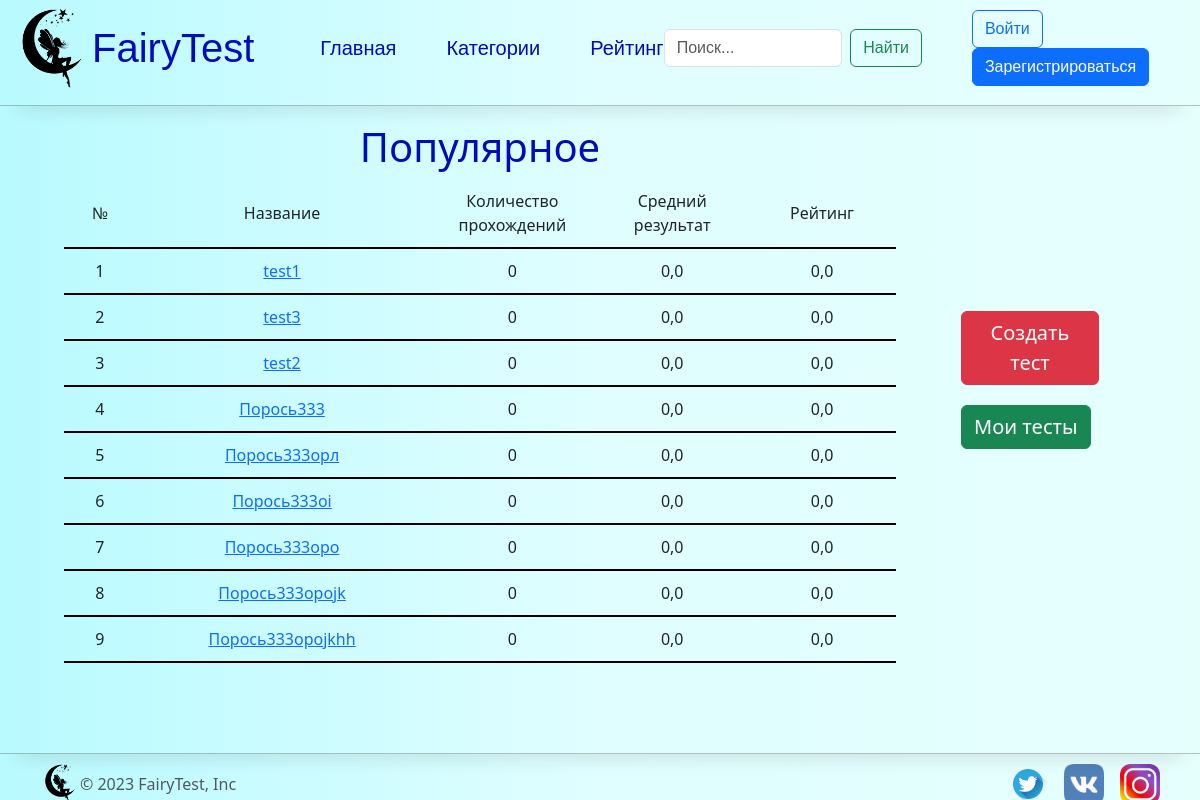
The app's page /, older data.
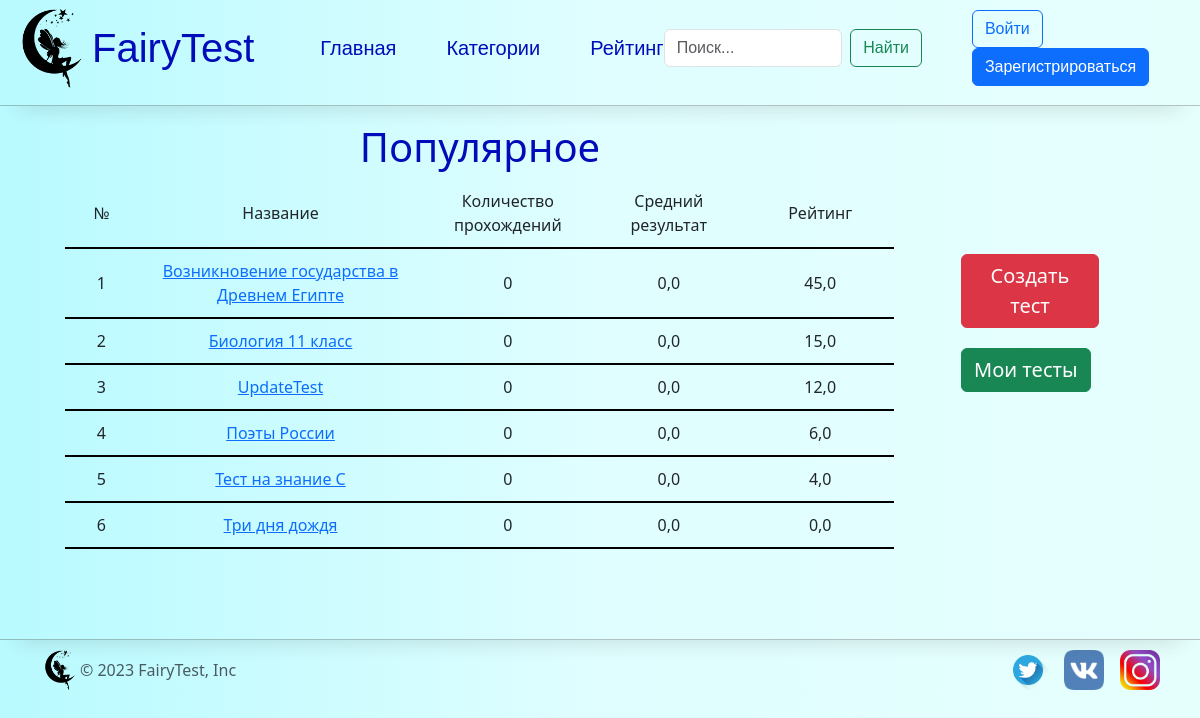
The same page, newer data.
### tests/models.py (models this page shows)
class Tests(models.Model):
    name = models.CharField(max_length=255)
    slug = models.SlugField(max_length=255, unique=True, db_index=True, verbose_name="URL")
    private=models.BooleanField(default=False)
    password = models.CharField(null=True, max_length=20)
    rating=models.FloatField(default=0)
    average_result=models.FloatField(default=0)
    number_of_passes=models.IntegerField(default=0)
    time_control=models.IntegerField()
    author=models.ForeignKey('main.CustomUser', on_delete=models.PROTECT)
    categories=models.ManyToManyField('Categories')
    time_create=models.DateTimeField(auto_now_add=True)
    time_update=models.DateTimeField(auto_now=True)

### tests/views.py (the view)
# urls.py: path('', views.MainPage.as_view(), name='main'),
class MainPage(ListView):
    template_name='tests/main.html'
    model = Tests
    def get_queryset(self):
        return Tests.objects.order_by('-rating')[:20]
    def get_context_data(self, **kwargs):
        context = super().get_context_data(**kwargs)
        context['title'] = 'Главная'
        return context

### tests/templates/tests/main.html (shortened to what this page needs)
{% extends "main/frame.html" %}
{% block content %}
<head>
</head>
<body>
    <table>
        <tr>
            <td class="maincol">
                <div class="heading text-center">Популярное</div>
            </td>
            <td rowspan="3" class="cent">
                <a href="{% url 'createtest' %}"><button type="button" style="font-size: 20px; margin-bottom: 20px;" class="btn btn-danger">Создать тест</button></a>
                <button type="button" style="font-size: 20px; margin-bottom: 20px;" class="btn btn-success">Мои тесты</button>
            </td>
            <td class="pop"></td>
        </tr>
        <tr>
            <td>
                <table class="text-center" cellpadding="10">
                    <tr class="text-center">
                        <td class="pop"></td>
                        <td class="pop lowborder">
                            №
                        </td>
                        <td class="lowborder" style="width:400px">
                            Название
                        </td>
                        <td class="lowborder" style="width:200px">
                            Количество прохождений
                        </td>
                        <td class="lowborder" style="width:200px">
                            Средний результат
                        </td>
                        <td class="lowborder" style="width:200px">
                            Рейтинг
                        </td>
                        <td class="pop"></td>
                    </tr>
                    {% for test in object_list %}
                        <tr >
                            <td class="pop"></td>
                            <td class="pop lowborder">
                                {{ forloop.counter }}
                            </td>
                            <td class="lowborder" style="width:400px">
                               <a href="{% url 'testinfo' test.name %}">{{test.name}}</a>
                            </td>
                            <td class="lowborder" style="width:200px">
                                {{ test.number_of_passes }}
                            </td>
                            <td class="lowborder" style="width:200px">
                                {{test.average_result}}
                            </td>
                            <td class="lowborder" style="width:200px">
                                {{test.rating}}
                            </td>
                            <td class="pop"></td>
                        </tr>
                    {% endfor %}
                </table>
            </td>
        </tr>
    </table>
</body>
{% endblock %}

Row changes from the older to the newer data that the page shows:
removed Tests: name "test3", number_of_passes "0", average_result "0,0", rating "0,0"
removed Tests: name "test2", number_of_passes "0", average_result "0,0", rating "0,0"
removed Tests: name "Порось333", number_of_passes "0", average_result "0,0", rating "0,0"
removed Tests: name "Порось333орл", number_of_passes "0", average_result "0,0", rating "0,0"
removed Tests: name "Порось333oi", number_of_passes "0", average_result "0,0", rating "0,0"
removed Tests: name "Порось333оро", number_of_passes "0", average_result "0,0", rating "0,0"
removed Tests: name "Порось333ороjk", number_of_passes "0", average_result "0,0", rating "0,0"
removed Tests: name "Порось333ороjkhh", number_of_passes "0", average_result "0,0", rating "0,0"
added Tests: name "Возникновение государства в Древнем Египте", number_of_passes "0", average_result "0,0", rating "45,0"
added Tests: name "Биология 11 класс", number_of_passes "0", average_result "0,0", rating "15,0"
changed Tests: name "test1" → "UpdateTest"; rating "0,0" → "12,0"
added Tests: name "Поэты России", number_of_passes "0", average_result "0,0", rating "6,0"
added Tests: name "Тест на знание C", number_of_passes "0", average_result "0,0", rating "4,0"
added Tests: name "Три дня дождя", number_of_passes "0", average_result "0,0", rating "0,0"
